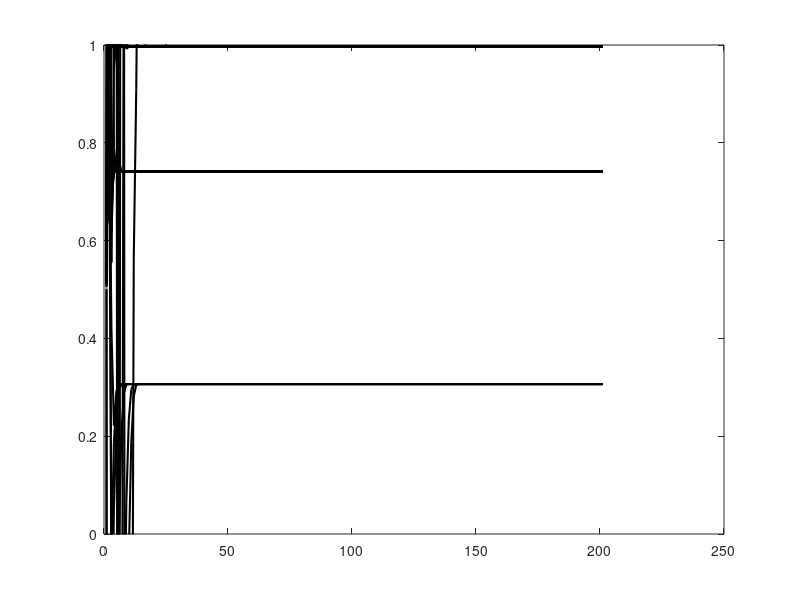

Write the MATLAB code that produced this figure. (Note: this script raises an error after producing the figure.)
% Multiple Equilibrium Analysis for the 1-dimensional
%NKPC example in Hommes \& Zhu. This file includes
%both the Newton iteration (which computes all roots
%of G(\beta)=\beta), and the fixed-point iteration 
%(which computes only the E-stable roots). Parameter
%values are set to the calibration in the original
%pape. 

clear;
clc;

parameters=[ 0.99       0.075     0.0004 0.9     0.01         0.003162] ;
beta_Star= [.3066;.7417;.9961];

delta=parameters(1); gamma=parameters(2); a=parameters(3) ; rho=parameters(4); sigma_eps=parameters(5); sigma_u=parameters(6);


F = @(beta) delta*beta^2 + (gamma^2*rho*(1-delta^2*beta^4) )...
    / (gamma^2*(delta*beta^2*rho+1)+(1-rho^2)*(1-delta*beta^2*rho)*(sigma_u^2/sigma_eps^2));

N=200;
h=1e-8;
numGrid=100;
beta_initGrid=linspace(0.5,0.7,numGrid);
betaConverged=nan(numGrid,1);
convergencePlot=figure;

for j=1:numGrid
    disp(j)
beta=0*ones(N,1);
beta(1) = beta_initGrid(j);
  for i=1:N
 dampingFactor=0.1;
 %Naive Iteration     
 % beta(i+1)=F(beta(i));     
 % beta(i+1)=beta(i) + dampingFactor*(F(beta(i))-beta(i));     
 
%Newtonian Iteration 
 fPrime= (F(beta(i)+h)-F(beta(i)) )/h;
 beta(i+1)=beta(i)-(1-fPrime)^(-1)*(beta(i)-F(beta(i)));
 %beta(i+1)=(1-fPrime^(-1))^(-1)*(beta(i)-fPrime^(-1)*F(beta(i)));
%beta(beta>1)=nan;
%beta(beta<-1)=nan;

  end
betaConverged(j)=beta(end);
figure(convergencePlot)  
plot(beta,'lineWidth',1.5,'color','black');
ylim([0 1]);
drawnow;
hold on

end
figure(convergencePlot)
scatter([N;N;N],beta_Star,100,'o','filled','red');
xlabel('Number of Iterations');
ylabel('\beta_{\pi}');
ylim([0 1]);
